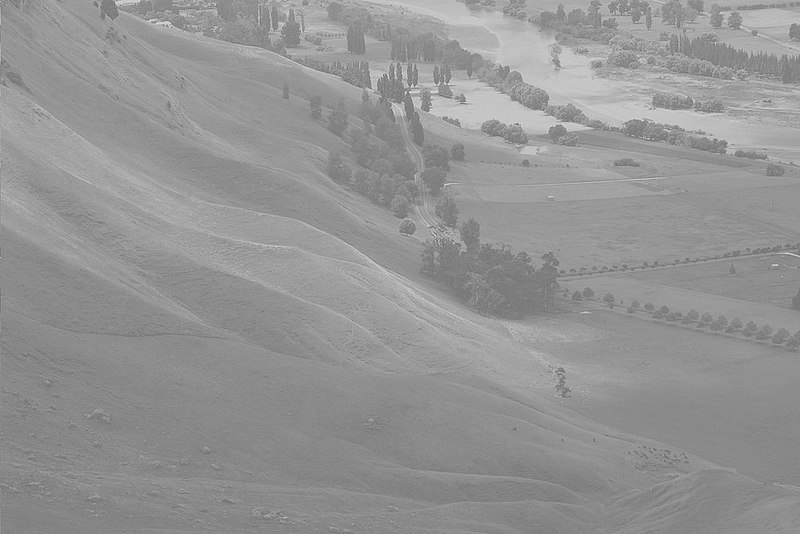
#> input picture histogram_equalization/images/Unequalized_Hawkes_Bay_NZ.jpg, 800 x 534 px, found by its file name
$ python main.py
#> lines starting #> are read from the running program, lines starting #| are printed output that depends on the picture
### histogram_equalization/utils.py
def image_to_array(image):
    """
    Converts a PIL image to a 2D array
    """
    width, height = image.size
    pixel_values = []

    for y in range(height):
        row = []
        for x in range(width):
            pixel_value = image.getpixel((x, y))
            row.append(pixel_value)
        pixel_values.append(row)

    return pixel_values


def get_intensity_frequency(image_array):
    frequency_counts = [0] * 256
    for row in image_array:
        for intensity in row:
            frequency_counts[intensity] += 1
    return frequency_counts


def get_cumulative_distribution(frequency_counts: list[int]):
    cdf = [0] * 256
    for i in range(256):
        if i == 0:
            cdf[i] = frequency_counts[i]
        else:
            cdf[i] = cdf[i - 1] + frequency_counts[i]

    total_pixels = sum(frequency_counts)
    normalized_cdf = [cdf[i] / total_pixels for i in range(256)]
    return normalized_cdf


def get_mapped_intensity_levels(normalized_cdf: list[float]):
    mapped_intesity_levels = [round(cdf_value * 255)
                              for cdf_value in normalized_cdf]
    return mapped_intesity_levels

### histogram_equalization/main.py
import numpy as np
from PIL import Image
from utils import image_to_array, get_intensity_frequency, get_cumulative_distribution, get_mapped_intensity_levels

unequalized_image = Image.open("/app/images/Unequalized_Hawkes_Bay_NZ.jpg")
#> unequalized_image is the input picture: PIL image 800x534 L; min 90, max 241, mean 148

unequalized_image_grayscale = unequalized_image.convert("L")

unequalized_image_array = image_to_array(unequalized_image_grayscale)
#> after the loop in image_to_array, `for y in range(height):`: pixel_values = 534 items
#> unequalized_image_array = 534 items

unequalized_image_frequency = get_intensity_frequency(unequalized_image_array)
#> after the loop in get_intensity_frequency, `for row in image_array:`: frequency_counts = 256 values, max 15956 at index 138, min 0 at index 0, mean 1668.8
#> unequalized_image_frequency has the same summary as frequency_counts in get_intensity_frequency

cumulative_distribution = get_cumulative_distribution(
    unequalized_image_frequency)
#> after the loop in get_cumulative_distribution, `for i in range(256):`: cdf = 256 values from 0 to 427200
#> in get_cumulative_distribution, `total_pixels = sum(frequency_counts)`: total_pixels = 427200
#> in get_cumulative_distribution, `normalized_cdf = [cdf[i] / total_pixels for i in range(256)]`: normalized_cdf = 256 values from 0 to 1
#> cumulative_distribution = 256 values from 0 to 1

mapped_intensity_levels = get_mapped_intensity_levels(cumulative_distribution)
#> in get_mapped_intensity_levels, `mapped_intesity_levels = [round(cdf_value * 255) for cdf_value in norm..`: mapped_intesity_levels = 256 values from 0 to 255
#> mapped_intensity_levels = 256 values from 0 to 255
equalized_image_array = [[mapped_intensity_levels[pixel]
                          for pixel in row] for row in unequalized_image_array]
#> equalized_image_array = 534 items

equalized_image_array = np.array(equalized_image_array, dtype=np.uint8)
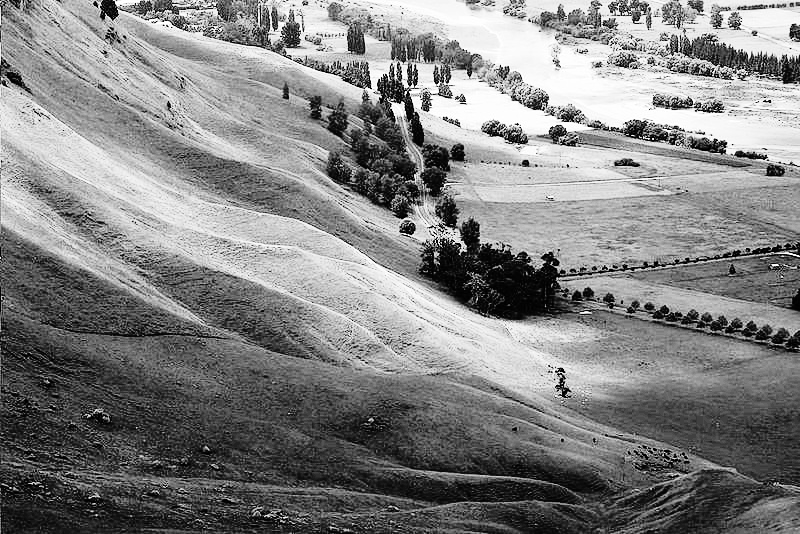
#> equalized_image_array: shape (534, 800); min 0, max 255, mean 130.3
eq_img = Image.fromarray(equalized_image_array, mode='L')
eq_img.save("/app/images/equalized.jpg")
